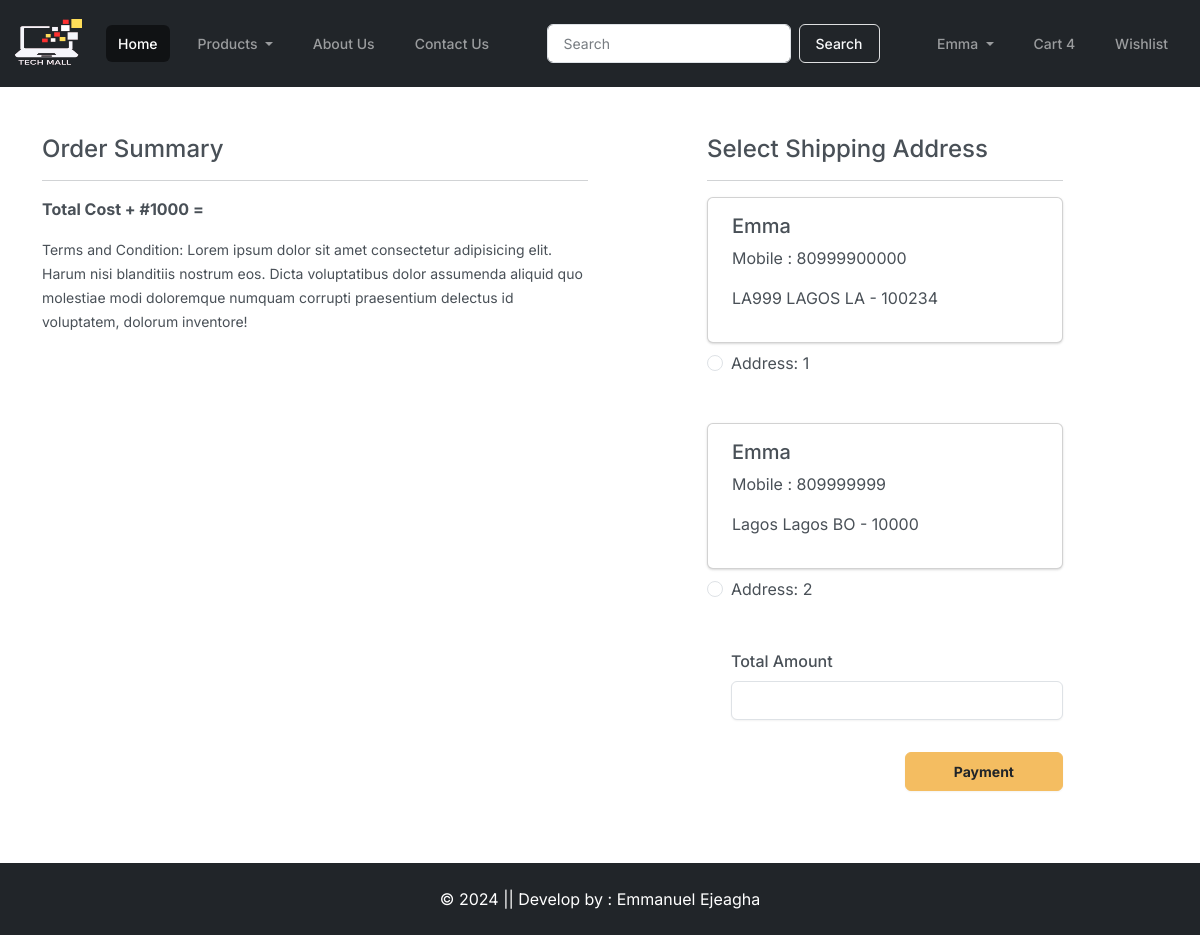
The app's page /checkout/ (signed in) with its own data.
### app/models.py (models this page shows, shortened)
class Customer(models.Model):
    user = models.ForeignKey(User, on_delete=models.CASCADE)
    name = models.CharField(max_length=200)
    locality = models.CharField(max_length=200)
    city = models.CharField(max_length=50)
    mobile = models.IntegerField(default=0)
    zipcode = models.IntegerField()
    state = models.CharField(choices=STATE_CHOICES, max_length=100)

### app/views.py (the view)
# urls.py: path('checkout/', views.Checkout.as_view(), name='checkout'),
class Checkout(View):
    def get(self, request):
        user = request.user
        add = Customer.objects.filter(user=user)
        return render(request, 'app/checkout.html', locals())

### templates/app/checkout.html (shortened to what this page needs)
{% extends 'app/base.html' %}
{% load static %}
{% block main-content %}
<div class="container">
  <div class="row mt-5">
    <div class="col-sm-6">
      <h4>Order Summary</h4>
      <hr />
      <p class="fw-bold">Total Cost + #1000 = {{ totalamount }}</p>
      <small>
        Terms and Condition: Lorem ipsum dolor sit amet consectetur adipisicing elit. Harum nisi blanditiis nostrum eos. Dicta voluptatibus dolor assumenda aliquid quo molestiae modi doloremque numquam corrupti praesentium delectus id voluptatem, dolorum inventore!
      </small>
    </div>
    <div class="col-sm-4 offset-sm-1">
      <h4>Select Shipping Address</h4>
      <hr />
      <form  method="post" id="myform">
        {% for ad in add %}
        <div class="card">
          <div class="card-body">
            <h5>{{ad.name}}</h5>
            <p>Mobile : {{ad.mobile}}</p>
            <p>{{ad.locality}} {{ad.city}} {{ad.state}} - {{ad.zipcode}}</p>
          </div>
        </div>
        <div class="form-check mt-2 mb-5">
          <input type="radio" name="custid" id="custadd{{ forloop.counter }}" value="{{ ad.id }}" class="form-check-input" />
          <label for="custadd{{forloop.counter}}" class="form-check-label">Address: {{forloop.counter}}</label>
        </div>
        {% endfor %}
        <div class="form-check mb-3">
          <label for="totamount" class="form-label">Total Amount</label>
          <input type="number" class="form-control" name="totamount" value="{{ totalamount }}" readonly />
        </div>
        <div class="text-end">
          <button id="rzp-button1" type="submit" class="btn btn-warning mt-3 px-5 fw-bold text-dark">Payment</button>
        </div>
      </form>
    </div>
  </div>
</div>
{% endblock main-content %}

### records on screen
Customer: name "Emma", mobile "80999900000", locality "LA999", city "LAGOS", state "LA", zipcode "100234"
Customer: name "Emma", mobile "809999999", locality "Lagos", city "Lagos", state "BO", zipcode "10000"
